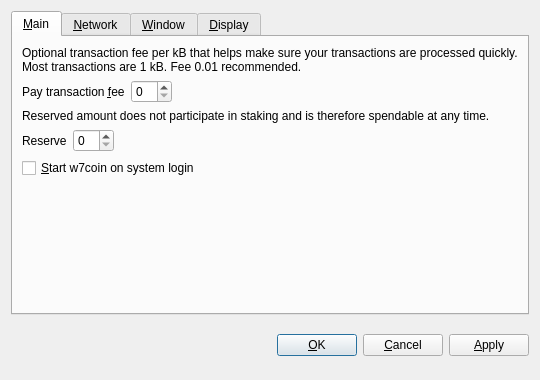
<?xml version="1.0" encoding="UTF-8"?>
<ui version="4.0">
 <class>OptionsDialog</class>
 <widget class="QDialog" name="OptionsDialog">
  <property name="geometry">
   <rect>
    <x>0</x>
    <y>0</y>
    <width>540</width>
    <height>380</height>
   </rect>
  </property>
  <property name="windowTitle">
   <string>Options</string>
  </property>
  <property name="modal">
   <bool>true</bool>
  </property>
  <layout class="QVBoxLayout" name="verticalLayout">
   <item>
    <widget class="QTabWidget" name="tabWidget">
     <property name="tabPosition">
      <enum>QTabWidget::North</enum>
     </property>
     <property name="currentIndex">
      <number>0</number>
     </property>
     <widget class="QWidget" name="tabMain">
      <attribute name="title">
       <string>&amp;Main</string>
      </attribute>
      <layout class="QVBoxLayout" name="verticalLayout_Main">
       <item>
        <widget class="QLabel" name="transactionFeeInfoLabel">
         <property name="text">
          <string>Optional transaction fee per kB that helps make sure your transactions are processed quickly. Most transactions are 1 kB. Fee 0.01 recommended.</string>
         </property>
         <property name="textFormat">
          <enum>Qt::PlainText</enum>
         </property>
         <property name="wordWrap">
          <bool>true</bool>
         </property>
        </widget>
       </item>
       <item>
        <layout class="QHBoxLayout" name="horizontalLayoutFee">
         <item>
          <widget class="QLabel" name="transactionFeeLabel">
           <property name="text">
            <string>Pay transaction &amp;fee</string>
           </property>
           <property name="textFormat">
            <enum>Qt::PlainText</enum>
           </property>
           <property name="buddy">
            <cstring>transactionFee</cstring>
           </property>
          </widget>
         </item>
         <item>
          <widget class="BitcoinAmountField" name="transactionFee"/>
         </item>
         <item>
          <spacer name="horizontalSpacerFee">
           <property name="orientation">
            <enum>Qt::Horizontal</enum>
           </property>
           <property name="sizeHint" stdset="0">
            <size>
             <width>40</width>
             <height>20</height>
            </size>
           </property>
          </spacer>
         </item>
        </layout>
       </item>
       <item>
        <widget class="QLabel" name="reserveBalanceInfoLabel">
         <property name="text">
          <string>Reserved amount does not participate in staking and is therefore spendable at any time.</string>
         </property>
         <property name="textFormat">
          <enum>Qt::PlainText</enum>
         </property>
         <property name="wordWrap">
          <bool>true</bool>
         </property>
        </widget>
       </item>
       <item>
        <layout class="QHBoxLayout" name="horizontalLayoutReserveBalance">
         <item>
          <widget class="QLabel" name="reserveBalanceLabel">
           <property name="text">
            <string>Reserve</string>
           </property>
           <property name="textFormat">
            <enum>Qt::PlainText</enum>
           </property>
           <property name="buddy">
            <cstring>reserveBalance</cstring>
           </property>
          </widget>
         </item>
         <item>
          <widget class="BitcoinAmountField" name="reserveBalance"/>
         </item>
         <item>
          <spacer name="horizontalSpacerReserveBalance">
           <property name="orientation">
            <enum>Qt::Horizontal</enum>
           </property>
           <property name="sizeHint" stdset="0">
            <size>
             <width>40</width>
             <height>20</height>
            </size>
           </property>
          </spacer>
         </item>
        </layout>
       </item>
       <item>
        <widget class="QCheckBox" name="bitcoinAtStartup">
         <property name="toolTip">
          <string>Automatically start w7coin after logging in to the system.</string>
         </property>
         <property name="text">
          <string>&amp;Start w7coin on system login</string>
         </property>
        </widget>
       </item>
       <item>
        <spacer name="verticalSpacer_Main">
         <property name="orientation">
          <enum>Qt::Vertical</enum>
         </property>
         <property name="sizeHint" stdset="0">
          <size>
           <width>20</width>
           <height>40</height>
          </size>
         </property>
        </spacer>
       </item>
      </layout>
     </widget>
     <widget class="QWidget" name="tabNetwork">
      <attribute name="title">
       <string>&amp;Network</string>
      </attribute>
      <layout class="QVBoxLayout" name="verticalLayout_Network">
       <item>
        <widget class="QCheckBox" name="mapPortUpnp">
         <property name="toolTip">
          <string>Automatically open the w7coin client port on the router. This only works when your router supports UPnP and it is enabled.</string>
         </property>
         <property name="text">
          <string>Map port using &amp;UPnP</string>
         </property>
        </widget>
       </item>
       <item>
        <widget class="QCheckBox" name="connectSocks">
         <property name="toolTip">
          <string>Connect to the w7coin network through a SOCKS proxy (e.g. when connecting through Tor).</string>
         </property>
         <property name="text">
          <string>&amp;Connect through SOCKS proxy:</string>
         </property>
        </widget>
       </item>
       <item>
        <layout class="QHBoxLayout" name="horizontalLayout_Network">
         <item>
          <widget class="QLabel" name="proxyIpLabel">
           <property name="text">
            <string>Proxy &amp;IP:</string>
           </property>
           <property name="textFormat">
            <enum>Qt::PlainText</enum>
           </property>
           <property name="buddy">
            <cstring>proxyIp</cstring>
           </property>
          </widget>
         </item>
         <item>
          <widget class="QValidatedLineEdit" name="proxyIp">
           <property name="maximumSize">
            <size>
             <width>140</width>
             <height>16777215</height>
            </size>
           </property>
           <property name="toolTip">
            <string>IP address of the proxy (e.g. 127.0.0.1)</string>
           </property>
          </widget>
         </item>
         <item>
          <widget class="QLabel" name="proxyPortLabel">
           <property name="text">
            <string>&amp;Port:</string>
           </property>
           <property name="textFormat">
            <enum>Qt::PlainText</enum>
           </property>
           <property name="buddy">
            <cstring>proxyPort</cstring>
           </property>
          </widget>
         </item>
         <item>
          <widget class="QLineEdit" name="proxyPort">
           <property name="maximumSize">
            <size>
             <width>55</width>
             <height>16777215</height>
            </size>
           </property>
           <property name="toolTip">
            <string>Port of the proxy (e.g. 9050)</string>
           </property>
          </widget>
         </item>
         <item>
          <widget class="QLabel" name="socksVersionLabel">
           <property name="text">
            <string>SOCKS &amp;Version:</string>
           </property>
           <property name="textFormat">
            <enum>Qt::PlainText</enum>
           </property>
           <property name="buddy">
            <cstring>socksVersion</cstring>
           </property>
          </widget>
         </item>
         <item>
          <widget class="QValueComboBox" name="socksVersion">
           <property name="toolTip">
            <string>SOCKS version of the proxy (e.g. 5)</string>
           </property>
          </widget>
         </item>
         <item>
          <spacer name="horizontalSpacer_Network">
           <property name="orientation">
            <enum>Qt::Horizontal</enum>
           </property>
           <property name="sizeHint" stdset="0">
            <size>
             <width>40</width>
             <height>20</height>
            </size>
           </property>
          </spacer>
         </item>
        </layout>
       </item>
       <item>
        <spacer name="verticalSpacer_Network">
         <property name="orientation">
          <enum>Qt::Vertical</enum>
         </property>
         <property name="sizeHint" stdset="0">
          <size>
           <width>20</width>
           <height>40</height>
          </size>
         </property>
        </spacer>
       </item>
      </layout>
     </widget>
     <widget class="QWidget" name="tabWindow">
      <attribute name="title">
       <string>&amp;Window</string>
      </attribute>
      <layout class="QVBoxLayout" name="verticalLayout_Window">
       <item>
        <widget class="QCheckBox" name="minimizeToTray">
         <property name="toolTip">
          <string>Show only a tray icon after minimizing the window.</string>
         </property>
         <property name="text">
          <string>&amp;Minimize to the tray instead of the taskbar</string>
         </property>
        </widget>
       </item>
       <item>
        <widget class="QCheckBox" name="minimizeOnClose">
         <property name="toolTip">
          <string>Minimize instead of exit the application when the window is closed. When this option is enabled, the application will be closed only after selecting Quit in the menu.</string>
         </property>
         <property name="text">
          <string>M&amp;inimize on close</string>
         </property>
        </widget>
       </item>
       <item>
        <spacer name="verticalSpacer_Window">
         <property name="orientation">
          <enum>Qt::Vertical</enum>
         </property>
         <property name="sizeHint" stdset="0">
          <size>
           <width>20</width>
           <height>40</height>
          </size>
         </property>
        </spacer>
       </item>
      </layout>
     </widget>
     <widget class="QWidget" name="tabDisplay">
      <attribute name="title">
       <string>&amp;Display</string>
      </attribute>
      <layout class="QVBoxLayout" name="verticalLayout_Display">
       <item>
        <layout class="QHBoxLayout" name="horizontalLayout_1_Display">
         <item>
          <widget class="QLabel" name="langLabel">
           <property name="text">
            <string>User Interface &amp;language:</string>
           </property>
           <property name="textFormat">
            <enum>Qt::PlainText</enum>
           </property>
           <property name="buddy">
            <cstring>lang</cstring>
           </property>
          </widget>
         </item>
         <item>
          <widget class="QValueComboBox" name="lang">
           <property name="toolTip">
            <string>The user interface language can be set here. This setting will take effect after restarting w7coin.</string>
           </property>
          </widget>
         </item>
        </layout>
       </item>
       <item>
        <layout class="QHBoxLayout" name="horizontalLayout_2_Display">
         <item>
          <widget class="QLabel" name="unitLabel">
           <property name="text">
            <string>&amp;Unit to show amounts in:</string>
           </property>
           <property name="textFormat">
            <enum>Qt::PlainText</enum>
           </property>
           <property name="buddy">
            <cstring>unit</cstring>
           </property>
          </widget>
         </item>
         <item>
          <widget class="QValueComboBox" name="unit">
           <property name="toolTip">
            <string>Choose the default subdivision unit to show in the interface and when sending coins.</string>
           </property>
          </widget>
         </item>
        </layout>
       </item>
       <item>
        <widget class="QCheckBox" name="displayAddresses">
         <property name="toolTip">
          <string>Whether to show w7coin addresses in the transaction list or not.</string>
         </property>
         <property name="text">
          <string>&amp;Display addresses in transaction list</string>
         </property>
        </widget>
       </item>
       <item>
        <widget class="QCheckBox" name="coinControlFeatures">
         <property name="toolTip">
          <string>Whether to show coin control features or not.</string>
         </property>
         <property name="text">
          <string>Display coin &amp;control features (experts only!)</string>
         </property>
        </widget>
       </item>
       <item>
        <spacer name="verticalSpacer_Display">
         <property name="orientation">
          <enum>Qt::Vertical</enum>
         </property>
         <property name="sizeHint" stdset="0">
          <size>
           <width>20</width>
           <height>40</height>
          </size>
         </property>
        </spacer>
       </item>
      </layout>
     </widget>
    </widget>
   </item>
   <item>
    <layout class="QHBoxLayout" name="horizontalLayout_Buttons">
     <item>
      <spacer name="horizontalSpacer_1">
       <property name="orientation">
        <enum>Qt::Horizontal</enum>
       </property>
       <property name="sizeHint" stdset="0">
        <size>
         <width>40</width>
         <height>48</height>
        </size>
       </property>
      </spacer>
     </item>
     <item>
      <widget class="QLabel" name="statusLabel">
       <property name="font">
        <font>
         <weight>75</weight>
         <bold>true</bold>
        </font>
       </property>
       <property name="text">
        <string/>
       </property>
       <property name="textFormat">
        <enum>Qt::PlainText</enum>
       </property>
       <property name="wordWrap">
        <bool>true</bool>
       </property>
      </widget>
     </item>
     <item>
      <spacer name="horizontalSpacer_2">
       <property name="orientation">
        <enum>Qt::Horizontal</enum>
       </property>
       <property name="sizeHint" stdset="0">
        <size>
         <width>40</width>
         <height>48</height>
        </size>
       </property>
      </spacer>
     </item>
     <item>
      <widget class="QPushButton" name="okButton">
       <property name="text">
        <string>&amp;OK</string>
       </property>
      </widget>
     </item>
     <item>
      <widget class="QPushButton" name="cancelButton">
       <property name="text">
        <string>&amp;Cancel</string>
       </property>
       <property name="autoDefault">
        <bool>false</bool>
       </property>
      </widget>
     </item>
     <item>
      <widget class="QPushButton" name="applyButton">
       <property name="text">
        <string>&amp;Apply</string>
       </property>
       <property name="autoDefault">
        <bool>false</bool>
       </property>
      </widget>
     </item>
    </layout>
   </item>
  </layout>
 </widget>
 <customwidgets>
  <customwidget>
   <class>BitcoinAmountField</class>
   <extends>QSpinBox</extends>
   <header>bitcoinamountfield.h</header>
  </customwidget>
  <customwidget>
   <class>QValueComboBox</class>
   <extends>QComboBox</extends>
   <header>qvaluecombobox.h</header>
  </customwidget>
  <customwidget>
   <class>QValidatedLineEdit</class>
   <extends>QLineEdit</extends>
   <header>qvalidatedlineedit.h</header>
  </customwidget>
 </customwidgets>
 <resources/>
 <connections/>
</ui>
